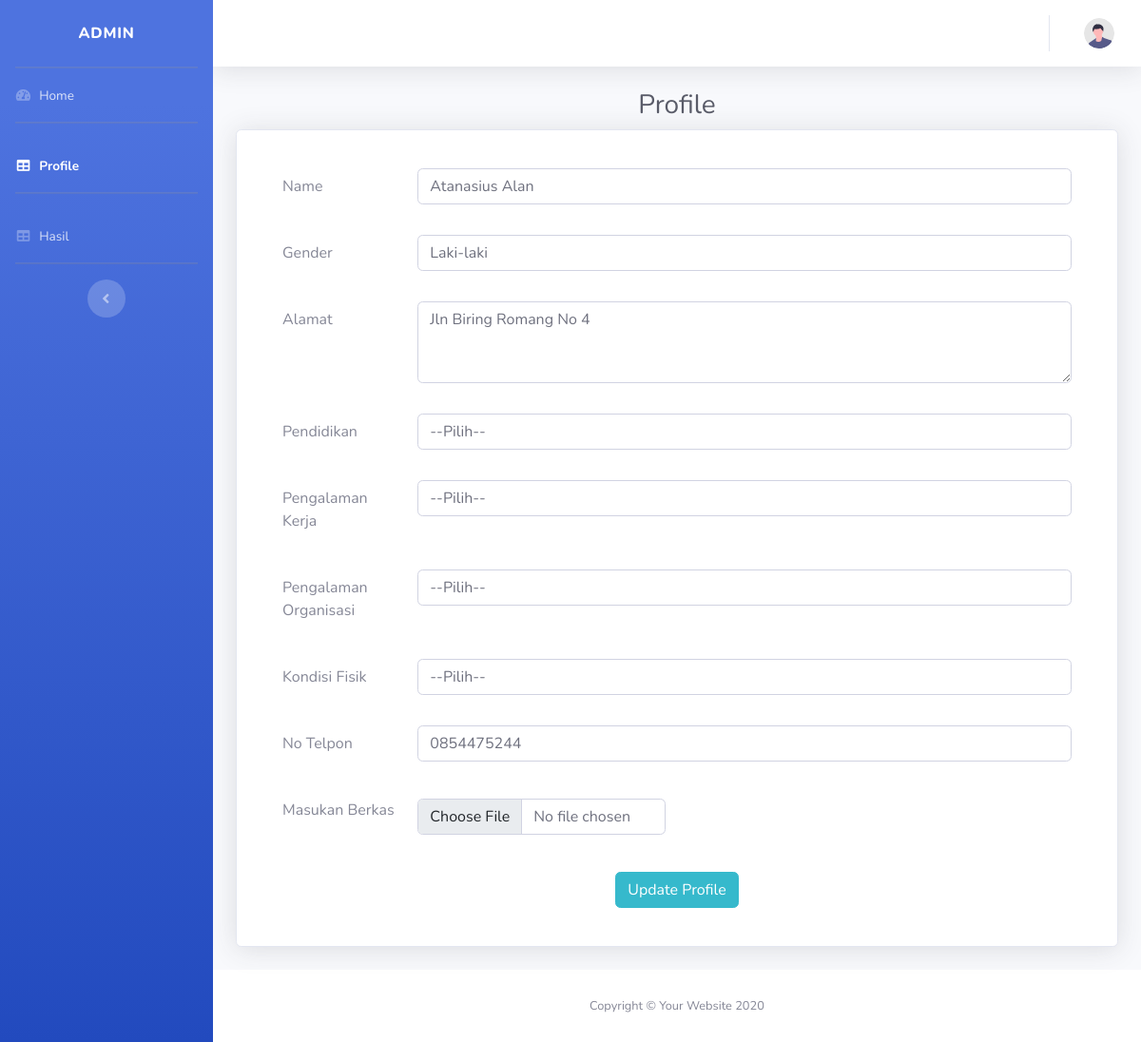
The app's page /profile.php (signed in) with its own data.
### tables this page shows
CREATE TABLE `tbl_calon_karyawan` (
  `username` varchar(50) NOT NULL,
  `password` varchar(200) NOT NULL,
  `nama` varchar(50) NOT NULL,
  `jkel` enum('Laki-laki','Perempuan') NOT NULL,
  `alamat` text NOT NULL,
  `pendidikan` varchar(50) NOT NULL,
  `pengalaman_organ` varchar(50) NOT NULL,
  `pengalaman_kerja` varchar(50) NOT NULL,
  `kondisi_fisik` varchar(50) NOT NULL,
  `berkas` varchar(50) NOT NULL,
  `no_telpon` varchar(200) NOT NULL,
  PRIMARY KEY (`username`)
);

CREATE TABLE `tbl_kriteria` (
  `id` varchar(20) NOT NULL,
  `nama_kriteria` varchar(50) NOT NULL,
  PRIMARY KEY (`id`)
);

### function/global.php (called while the page is built, shortened)
<?php
require 'connection.php';
function query_data($data)
{
    global $conn;
    $result = mysqli_query($conn, $data);
    $rows = [];
    while ($row = mysqli_fetch_assoc($result)) {
        $rows[] = $row;
    }
    return $rows;
}

### profile.php (the view, shortened to what this page needs)
<?php
$username = $_SESSION['username'];
$profiles = query_data("SELECT*FROM tbl_calon_karyawan WHERE username='$username'");
$kriterias = query_data(" SELECT * FROM tbl_kriteria ");
?>
<!DOCTYPE html>
<html lang="en">
<head>
    <?php
    require 'views/link.php';
    ?>
</head>
<body id="page-top">
    <div id="wrapper">
        <?php
        $page = 2;
        require 'views/sidebar.php';
        ?>
        <div id="content-wrapper" class="d-flex flex-column">
            <div id="content">
                <?php
                require 'views/navbar.php';
                ?>
                <div class="container-fluid">
                    <h1 class="h3 mb-2 text-gray-800 text-center">Profile</h1>
                    <div class="card shadow mb-4 py-4 px-5">
                        <?php
                        foreach ($profiles as $profile) :
                        ?>
                            <form action="" method="POST" enctype="multipart/form-data">
                                <div class="row">
                                    <div class="col">
                                        <div class="form-group row mt-3">
                                            <label class="col-2 col-form-label">Name</label>
                                            <div class="col">
                                                <input type="text" name="nama" value="<?= $profile['nama'] ?>" class="form-control" placeholder="Name">
                                            </div>
                                        </div>
                                    </div>
                                </div>
                                <div class="row">
                                    <div class="col">
                                        <div class="form-group row mt-3">
                                            <label class="col-2 col-form-label">Gender</label>
                                            <div class="col">
                                                <select name="jkel" class="form-control">
                                                    <option selected><?= $profile['jkel'] ?></option>
                                                </select>
                                            </div>
                                        </div>
                                    </div>
                                </div>
                                <div class="row">
                                    <div class="col">
                                        <div class="form-group row mt-3">
                                            <label class="col-2 col-form-label">Alamat</label>
                                            <div class="col">
                                                <textarea name="alamat" class="form-control" cols="30" rows="3" placeholder="About yourself"><?= $profile['alamat'] ?></textarea>
                                            </div>
                                        </div>
                                    </div>
                                </div>
                                <?php
                                foreach ($kriterias as $kriteria) :
                                ?>
                                    <div class="row">
                                        <div class="col">
                                            <div class="form-group row mt-3">
                                                <label class="col-2 col-form-label"><?= $kriteria['nama_kriteria'] ?></label>
                                                <div class="col">
                                                    <select name="<?= $kriteria['nama_kriteria'] ?>" class="form-control">
                                                        <option selected>--Pilih--</option>
                                                    </select>
                                                </div>
                                            </div>
                                        </div>
                                    </div>
                                <?php
                                endforeach;
                                ?>
                                <div class="row">
                                    <div class="col">
                                        <div class="form-group row mt-3">
                                            <label class="col-2 col-form-label">No Telpon</label>
                                            <div class="col">
                                                <input type="number" name="no_telpon" value="<?= $profile['no_telpon'] ?>" class="form-control" placeholder="+62817271xxxx">
                                            </div>
                                        </div>
                                    </div>
                                </div>
                                <div class="row">
                                    <div class="col">
                                        <div class="form-group row mt-3">
                                            <label class="col-2 col-form-label">Masukan Berkas</label>
                                            <div class="col-4 col-form-label">
                                                <input type="file" name="berkas" class="form-control" id="inputGroupFile02">
                                            </div>
                                        </div>
                                    </div>
                                </div>
                                <div class="text-center my-3">
                                    <button class="btn btn-info" type="submit" name="ubah">Update Profile</button>
                                </div>
                            </form>
                        <?php
                        endforeach;
                        ?>
                    </div>
                </div>
            </div>
            <?php
            require 'views/footer.php';
            ?>
        </div>
    </div>
</body>
</html>

### views/link.php (shortened to what this page needs)
<link rel="stylesheet" href="css/bootstrap.min.css" >
<link href="vendor/fontawesome-free/css/all.min.css" rel="stylesheet" type="text/css">
<link href="css/sb-admin-2.min.css" rel="stylesheet">
<link href="vendor/datatables/dataTables.bootstrap4.min.css" rel="stylesheet">

### views/sidebar.php (shortened to what this page needs)
<ul class="navbar-nav bg-gradient-primary sidebar sidebar-dark accordion" id="accordionSidebar">
    <a class="sidebar-brand d-flex align-items-center justify-content-center" href="index.php">
        <div class="sidebar-brand-text mx-3">Admin</div>
    </a>
    <hr class="sidebar-divider my-0">
    <li class="nav-item <?= $page == 1 ? 'active' : '' ?>">
        <a class="nav-link" href="index.php">
            <i class="fas fa-fw fa-tachometer-alt"></i>
            <span>Home</span></a>
    </li>
    <hr class="sidebar-divider">
    <li class="nav-item <?= $page == 2 ? 'active' : '' ?>">
        <a class="nav-link" href="profile.php">
            <i class="fas fa-fw fa-table"></i>
            <span>Profile</span></a>
    </li>
    <hr class="sidebar-divider">
    <li class="nav-item <?= $page == 5 ? 'active' : '' ?>">
        <a class="nav-link" href="hasil_karyawan.php">
            <i class="fas fa-fw fa-table"></i>
            <span>Hasil</span></a>
    </li>
    <hr class="sidebar-divider d-none d-md-block">
    <div class="text-center d-none d-md-inline">
        <button class="rounded-circle border-0" id="sidebarToggle"></button>
    </div>
</ul>

### views/navbar.php (shortened to what this page needs)
<nav class="navbar navbar-expand navbar-light bg-white topbar mb-4 static-top shadow">
<ul class="navbar-nav ml-auto">
    <li class="nav-item dropdown no-arrow">
        <a class="nav-link dropdown-toggle" href="#" id="userDropdown" role="button" data-toggle="dropdown" aria-haspopup="true" aria-expanded="false">
            <img class="img-profile rounded-circle" src="img/undraw_profile.svg">
        </a>
    </li>
</ul>
</nav>

### views/footer.php
<footer class="sticky-footer bg-white">
    <div class="container my-auto">
        <div class="copyright text-center my-auto">
            <span>Copyright &copy; Your Website 2020</span>
        </div>
    </div>
</footer>

### records on screen
tbl_calon_karyawan: nama "Atanasius Alan", jkel "Laki-laki", alamat "Jln Biring Romang No 4", no_telpon "0854475244"
tbl_kriteria: nama_kriteria "Pendidikan", Pendidikan "--Pilih--"
tbl_kriteria: nama_kriteria "Pengalaman Kerja", nama_kriteria "--Pilih--"
tbl_kriteria: nama_kriteria "Pengalaman Organisasi", nama_kriteria "--Pilih--"
tbl_kriteria: nama_kriteria "Kondisi Fisik", nama_kriteria "--Pilih--"
